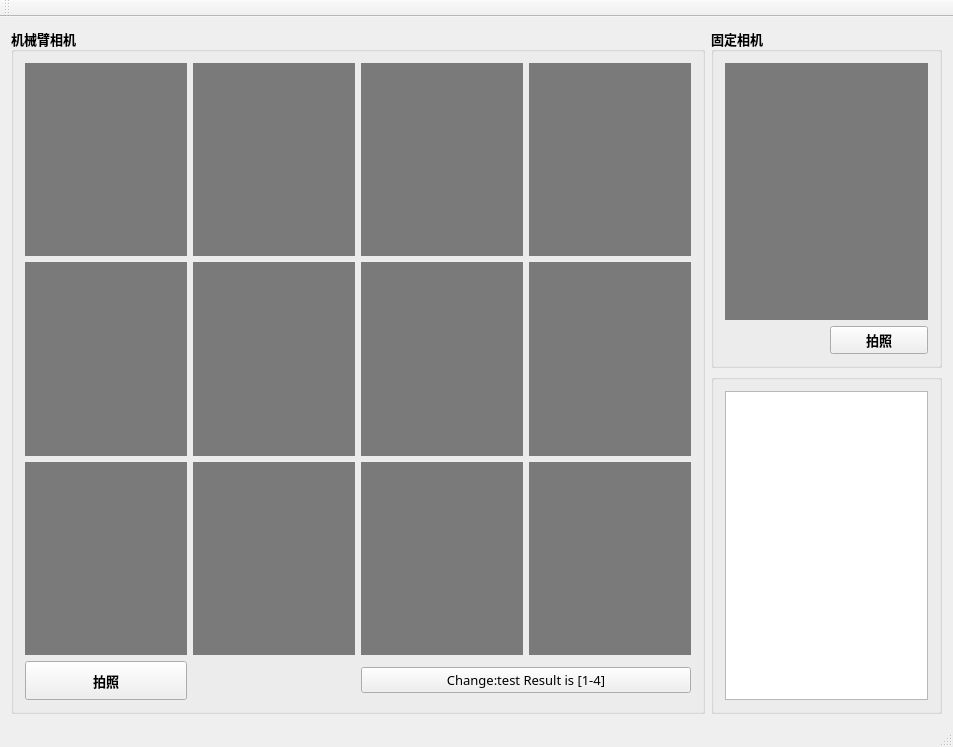
<?xml version="1.0" encoding="UTF-8"?>
<ui version="4.0">
 <class>projectClass</class>
 <widget class="QMainWindow" name="projectClass">
  <property name="geometry">
   <rect>
    <x>0</x>
    <y>0</y>
    <width>953</width>
    <height>747</height>
   </rect>
  </property>
  <property name="windowTitle">
   <string>project</string>
  </property>
  <widget class="QWidget" name="centralWidget">
   <layout class="QGridLayout" name="gridLayout_2">
    <item row="0" column="1">
     <widget class="QGroupBox" name="groupBox_3">
      <property name="sizePolicy">
       <sizepolicy hsizetype="Expanding" vsizetype="Expanding">
        <horstretch>1</horstretch>
        <verstretch>1</verstretch>
       </sizepolicy>
      </property>
      <property name="font">
       <font>
        <family>Adobe 黑体 Std R</family>
        <pointsize>10</pointsize>
        <weight>75</weight>
        <bold>true</bold>
       </font>
      </property>
      <property name="title">
       <string>固定相机</string>
      </property>
      <layout class="QGridLayout" name="gridLayout">
       <item row="0" column="0" colspan="2">
        <widget class="QLabel" name="label">
         <property name="sizePolicy">
          <sizepolicy hsizetype="Expanding" vsizetype="Expanding">
           <horstretch>1</horstretch>
           <verstretch>10</verstretch>
          </sizepolicy>
         </property>
         <property name="styleSheet">
          <string notr="true">background-color: rgba(122, 122, 122);</string>
         </property>
         <property name="text">
          <string/>
         </property>
        </widget>
       </item>
       <item row="1" column="1">
        <widget class="QPushButton" name="pushButton_2">
         <property name="sizePolicy">
          <sizepolicy hsizetype="Expanding" vsizetype="Expanding">
           <horstretch>0</horstretch>
           <verstretch>1</verstretch>
          </sizepolicy>
         </property>
         <property name="text">
          <string>拍照</string>
         </property>
        </widget>
       </item>
       <item row="1" column="0">
        <spacer name="horizontalSpacer_2">
         <property name="orientation">
          <enum>Qt::Horizontal</enum>
         </property>
         <property name="sizeHint" stdset="0">
          <size>
           <width>58</width>
           <height>20</height>
          </size>
         </property>
        </spacer>
       </item>
      </layout>
     </widget>
    </item>
    <item row="1" column="1">
     <widget class="QGroupBox" name="groupBox_2">
      <property name="sizePolicy">
       <sizepolicy hsizetype="Preferred" vsizetype="Preferred">
        <horstretch>1</horstretch>
        <verstretch>1</verstretch>
       </sizepolicy>
      </property>
      <property name="title">
       <string/>
      </property>
      <layout class="QGridLayout" name="gridLayout_4">
       <item row="0" column="0">
        <widget class="QTextEdit" name="textEdit"/>
       </item>
      </layout>
     </widget>
    </item>
    <item row="0" column="0" rowspan="2">
     <widget class="QGroupBox" name="groupBox">
      <property name="sizePolicy">
       <sizepolicy hsizetype="Expanding" vsizetype="Expanding">
        <horstretch>3</horstretch>
        <verstretch>3</verstretch>
       </sizepolicy>
      </property>
      <property name="font">
       <font>
        <family>Adobe 黑体 Std R</family>
        <pointsize>10</pointsize>
        <weight>75</weight>
        <bold>true</bold>
       </font>
      </property>
      <property name="title">
       <string>机械臂相机</string>
      </property>
      <layout class="QGridLayout" name="gridLayout_3">
       <item row="0" column="0">
        <widget class="QLabel" name="label_10">
         <property name="sizePolicy">
          <sizepolicy hsizetype="Expanding" vsizetype="Expanding">
           <horstretch>1</horstretch>
           <verstretch>5</verstretch>
          </sizepolicy>
         </property>
         <property name="styleSheet">
          <string notr="true">background-color: rgba(122, 122, 122);</string>
         </property>
         <property name="text">
          <string/>
         </property>
        </widget>
       </item>
       <item row="0" column="1">
        <widget class="QLabel" name="label_7">
         <property name="sizePolicy">
          <sizepolicy hsizetype="Expanding" vsizetype="Expanding">
           <horstretch>1</horstretch>
           <verstretch>5</verstretch>
          </sizepolicy>
         </property>
         <property name="styleSheet">
          <string notr="true">background-color: rgba(122, 122, 122);</string>
         </property>
         <property name="text">
          <string/>
         </property>
        </widget>
       </item>
       <item row="0" column="3">
        <widget class="QLabel" name="label_4">
         <property name="sizePolicy">
          <sizepolicy hsizetype="Expanding" vsizetype="Expanding">
           <horstretch>1</horstretch>
           <verstretch>5</verstretch>
          </sizepolicy>
         </property>
         <property name="styleSheet">
          <string notr="true">background-color: rgba(122, 122, 122);</string>
         </property>
         <property name="text">
          <string/>
         </property>
        </widget>
       </item>
       <item row="1" column="0">
        <widget class="QLabel" name="label_11">
         <property name="sizePolicy">
          <sizepolicy hsizetype="Expanding" vsizetype="Expanding">
           <horstretch>1</horstretch>
           <verstretch>5</verstretch>
          </sizepolicy>
         </property>
         <property name="styleSheet">
          <string notr="true">background-color: rgba(122, 122, 122);</string>
         </property>
         <property name="text">
          <string/>
         </property>
        </widget>
       </item>
       <item row="1" column="1">
        <widget class="QLabel" name="label_8">
         <property name="sizePolicy">
          <sizepolicy hsizetype="Expanding" vsizetype="Expanding">
           <horstretch>1</horstretch>
           <verstretch>5</verstretch>
          </sizepolicy>
         </property>
         <property name="styleSheet">
          <string notr="true">background-color: rgba(122, 122, 122);</string>
         </property>
         <property name="text">
          <string/>
         </property>
        </widget>
       </item>
       <item row="1" column="3">
        <widget class="QLabel" name="label_5">
         <property name="sizePolicy">
          <sizepolicy hsizetype="Expanding" vsizetype="Expanding">
           <horstretch>1</horstretch>
           <verstretch>5</verstretch>
          </sizepolicy>
         </property>
         <property name="styleSheet">
          <string notr="true">background-color: rgba(122, 122, 122);</string>
         </property>
         <property name="text">
          <string/>
         </property>
        </widget>
       </item>
       <item row="1" column="4">
        <widget class="QLabel" name="label_2">
         <property name="sizePolicy">
          <sizepolicy hsizetype="Expanding" vsizetype="Expanding">
           <horstretch>1</horstretch>
           <verstretch>5</verstretch>
          </sizepolicy>
         </property>
         <property name="styleSheet">
          <string notr="true">background-color: rgba(122, 122, 122);</string>
         </property>
         <property name="text">
          <string/>
         </property>
        </widget>
       </item>
       <item row="2" column="0">
        <widget class="QLabel" name="label_12">
         <property name="sizePolicy">
          <sizepolicy hsizetype="Expanding" vsizetype="Expanding">
           <horstretch>1</horstretch>
           <verstretch>5</verstretch>
          </sizepolicy>
         </property>
         <property name="styleSheet">
          <string notr="true">background-color: rgba(122, 122, 122);</string>
         </property>
         <property name="text">
          <string/>
         </property>
        </widget>
       </item>
       <item row="2" column="1">
        <widget class="QLabel" name="label_9">
         <property name="sizePolicy">
          <sizepolicy hsizetype="Expanding" vsizetype="Expanding">
           <horstretch>1</horstretch>
           <verstretch>5</verstretch>
          </sizepolicy>
         </property>
         <property name="styleSheet">
          <string notr="true">background-color: rgba(122, 122, 122);</string>
         </property>
         <property name="text">
          <string/>
         </property>
        </widget>
       </item>
       <item row="2" column="4">
        <widget class="QLabel" name="label_3">
         <property name="sizePolicy">
          <sizepolicy hsizetype="Expanding" vsizetype="Expanding">
           <horstretch>1</horstretch>
           <verstretch>5</verstretch>
          </sizepolicy>
         </property>
         <property name="styleSheet">
          <string notr="true">background-color: rgba(122, 122, 122);</string>
         </property>
         <property name="text">
          <string/>
         </property>
        </widget>
       </item>
       <item row="3" column="0">
        <widget class="QPushButton" name="pushButton">
         <property name="sizePolicy">
          <sizepolicy hsizetype="Expanding" vsizetype="Expanding">
           <horstretch>0</horstretch>
           <verstretch>1</verstretch>
          </sizepolicy>
         </property>
         <property name="cursor">
          <cursorShape>PointingHandCursor</cursorShape>
         </property>
         <property name="text">
          <string>拍照</string>
         </property>
        </widget>
       </item>
       <item row="3" column="1">
        <spacer name="horizontalSpacer">
         <property name="orientation">
          <enum>Qt::Horizontal</enum>
         </property>
         <property name="sizeHint" stdset="0">
          <size>
           <width>40</width>
           <height>20</height>
          </size>
         </property>
        </spacer>
       </item>
       <item row="0" column="4">
        <widget class="QLabel" name="label_1">
         <property name="enabled">
          <bool>true</bool>
         </property>
         <property name="sizePolicy">
          <sizepolicy hsizetype="Expanding" vsizetype="Expanding">
           <horstretch>1</horstretch>
           <verstretch>5</verstretch>
          </sizepolicy>
         </property>
         <property name="autoFillBackground">
          <bool>false</bool>
         </property>
         <property name="styleSheet">
          <string notr="true">background-color: rgb(122, 122, 122);</string>
         </property>
         <property name="text">
          <string>&lt;html&gt;&lt;head/&gt;&lt;body&gt;&lt;p&gt;&lt;br/&gt;&lt;/p&gt;&lt;/body&gt;&lt;/html&gt;</string>
         </property>
         <property name="scaledContents">
          <bool>false</bool>
         </property>
        </widget>
       </item>
       <item row="2" column="3">
        <widget class="QLabel" name="label_6">
         <property name="sizePolicy">
          <sizepolicy hsizetype="Expanding" vsizetype="Expanding">
           <horstretch>1</horstretch>
           <verstretch>5</verstretch>
          </sizepolicy>
         </property>
         <property name="styleSheet">
          <string notr="true">background-color: rgba(122, 122, 122);</string>
         </property>
         <property name="text">
          <string/>
         </property>
        </widget>
       </item>
       <item row="3" column="3" colspan="2">
        <widget class="QPushButton" name="pushButton_3">
         <property name="font">
          <font>
           <weight>50</weight>
           <bold>false</bold>
          </font>
         </property>
         <property name="text">
          <string>Change:test Result is [1-4]</string>
         </property>
        </widget>
       </item>
      </layout>
     </widget>
    </item>
   </layout>
  </widget>
  <widget class="QToolBar" name="mainToolBar">
   <attribute name="toolBarArea">
    <enum>TopToolBarArea</enum>
   </attribute>
   <attribute name="toolBarBreak">
    <bool>false</bool>
   </attribute>
  </widget>
  <widget class="QStatusBar" name="statusBar"/>
 </widget>
 <layoutdefault spacing="6" margin="11"/>
 <resources>
  <include location="project.qrc"/>
 </resources>
 <connections/>
</ui>
